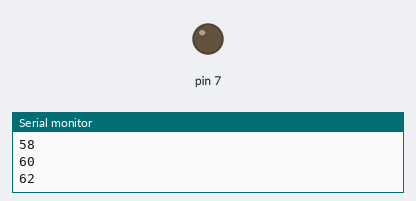
This sketch was run on a simulated Arduino Uno, built with avr-gcc and run on an emulated ATmega328P. On the bench: output pins drawn as LEDs (lit = HIGH), the last lines printed to the serial monitor.

Above: at 3.1 s.
At 9.5 s:
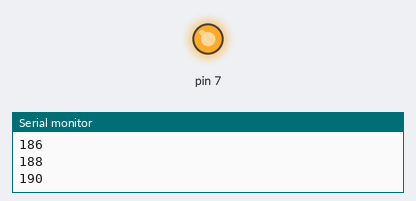
Timing chart, 0 to 16.7 s (numbered marks = the images above):
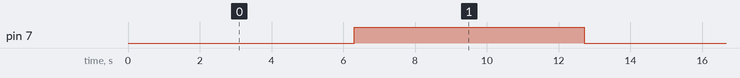

Measured:
- by itself, pin 7: alternates HIGH for 6.4 s and LOW for 6.4 s

The sketch:

pwmtest.ino
```cpp
void setup() {
  // put your setup code here, to run once:
  Serial.begin(9600);
}

uint8_t pwm;
void loop() {
  // put your main code here, to run repeatedly:
  pwm += 2;
  Serial.print(pwm);
  Serial.print("\n");
  analogWrite(7,pwm);

  delay(100);

}
```
